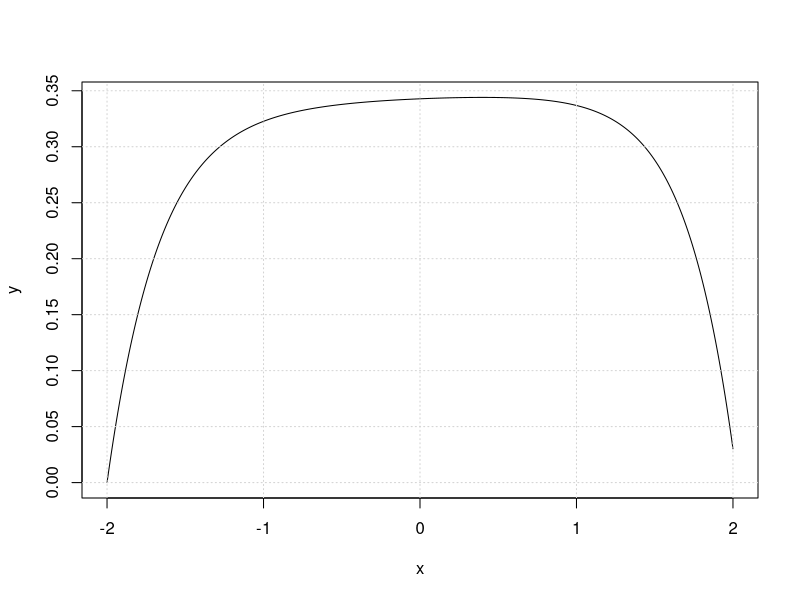
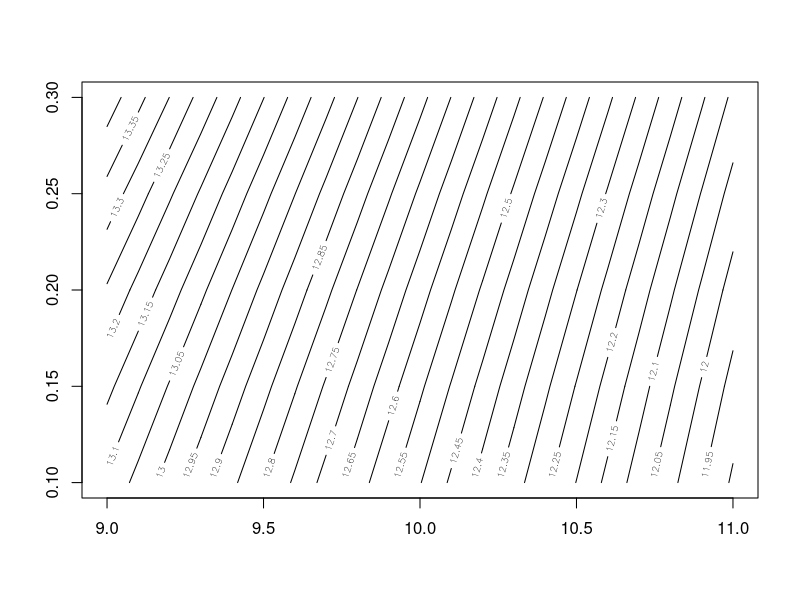
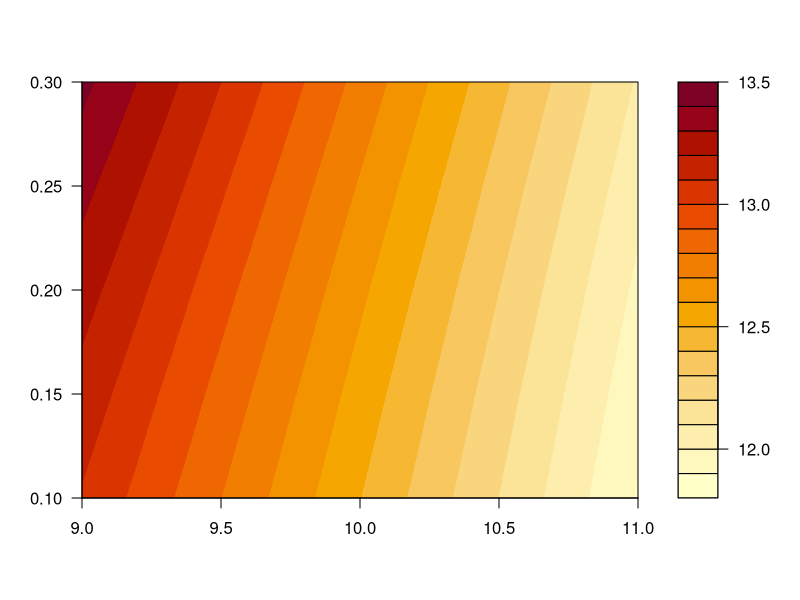
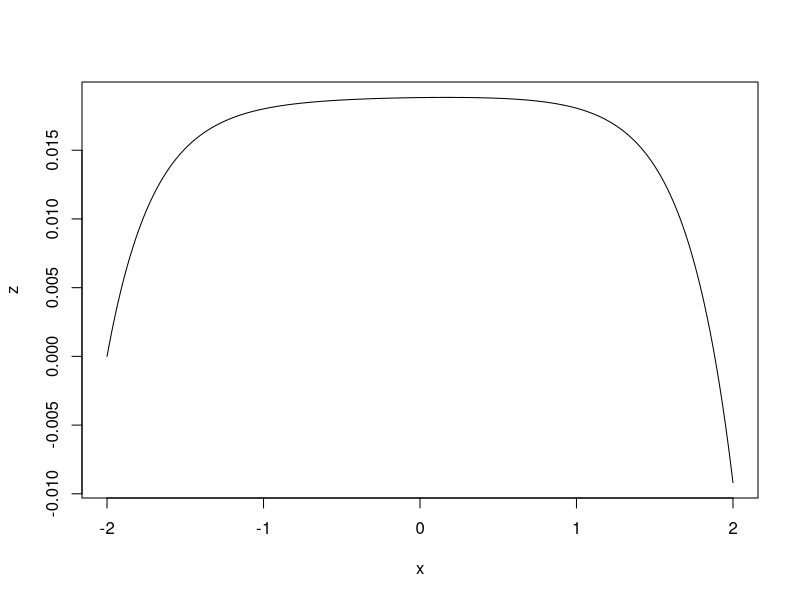
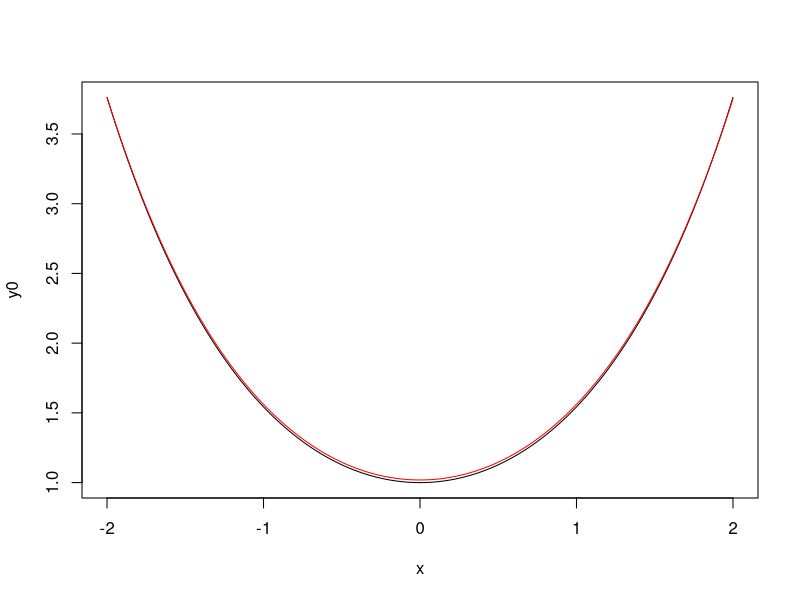

Generate these figures, in order, with R:
## ---- chunk 1
knitr::opts_chunk$set(echo = TRUE)
## ---- chunk 2
library("deSolve") 
sech <- function(x){1/cosh(x)}
Lorenz <- function(t, state, parameters) {
    with(as.list(c(state, parameters)), {
        dZ <- Zdash
        ss <- sech(t)^2
        RHS <- -t*ss -1
        dZdash <- (-Z*ss - Zdash*tanh(t)*(1 - 3*lambda/cosh(t)^3 - 2*ss) + RHS ) / ( ss + lambda/cosh(t)^3)
        dextra_length <- Zdash*tanh(t)
        dextra_length2 <- Z*sech(t)^2
        list(c(dZ, dZdash, dextra_length, dextra_length2))
    })
}

parameters <- c(lambda = 102.74)
state      <- c(Z = 0, Zdash = 1, extra_length=0, extra_length2=0)  # initial conditions
times      <- seq(-2, 2, by = 0.01)

out <- ode(y = state, times = times, func = Lorenz, parms = parameters)
## ---- chunk 3
head(out)
tail(out)
x <- out[,1]
y <- out[,2]
plot(x,y,type='l')
grid()
## ---- chunk 4
f <- function(unknown, give=FALSE){
    lambda        <- unknown[1]
    Zdash_initial <- unknown[2]
    times <- seq(from = -2, to = 2, by = 1)
    parameters <- c(lambda = lambda)
    state <-  # initial conditions
        c(Z = 0, Zdash = Zdash_initial, extra_length=0, extra_length2=0) 
    out <- ode(y = state, times = times, func = Lorenz, parms = parameters)
    final_disp <- out[5,2]
    extra_length <- out[5,4]
    badness <- final_disp^2 + extra_length^2
    if(give){
        return(c(final_disp=final_disp,
                 extra_length,
                 badness))
    } else {
        return(badness)
    } 
}
## ---- chunk 5
f(c(5,-0.035))
f(c(5,-0.030))
f(c(5,-0.025))
f(c(5,-0.020))
f(c(5,-0.015))
## ---- chunk 6
jj <- optim(c(0,0),f)
jj

## ---- chunk 7
v1 <- seq(from = 9, to = 11, by = 0.1)
v2 <- seq(from = 0.1, to = 0.3, by = 0.05)
M <- as.matrix(expand.grid(v1,v2))
head(M)
bad <- sapply(seq_len(nrow(M)),function(i){f(unname(M[i,]))})
## ---- chunk 8
contour(v1,v2,matrix(bad,length(v1),length(v2)),nlevels=40)
filled.contour(v1,v2,matrix(bad,length(v1),length(v2)))
## ---- chunk 9
jj$par
parameters <- c(lambda = jj$par[1])
state      <- c(Z = 0, Zdash = jj$par[2], extra_length=0, extra_length2=0)  # initial conditions
times      <- seq(-2, 2, by = 0.01)

out <- ode(y = state, times = times, func = Lorenz, parms = parameters)
head(out)
x  <- out[,1]
z <- out[,2]
y0 <- cosh(x)

plot(x, z,type="l")
plot(x, y0,type="l")
points(x, y0+z,type="l",col="red")
